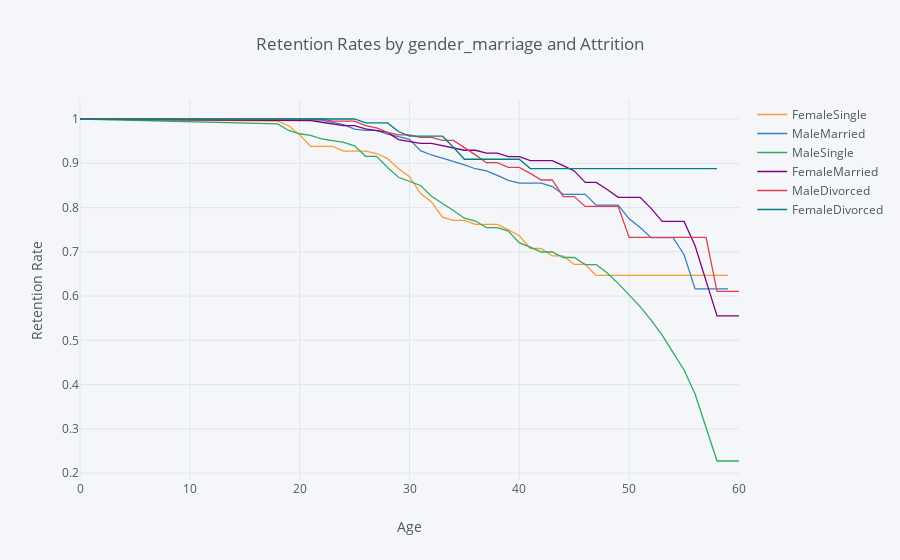

This figure's notebook cell:
### Markdown cell above
## 6. Now that we have looked at the retention rates by gender and marital status individually, let's look at them together. 

Create a new field in the data set that concatenates marital status and gender, and then generate and plot a survival curve that shows the retention by this new field over the age of the employee.

### Code cell
data["gender_marriage"] = data["Gender"] + data["MaritalStatus"]
retention6= survival(data,'gender_marriage','Age','Attrition')
retention6.iplot(kind='line', xTitle='Age', yTitle='Retention Rate',
            title='Retention Rates by gender_marriage and Attrition')

### Figure 1 — Plotly figure (JSON) as saved in the notebook; plotly's stock layout.template omitted (floating-point values rounded to 4 significant figures)
{"data": [{"line": {"color": "rgba(255, 153, 51, 1.0)", "dash": "solid", "shape": "linear", "width": 1.3}, "mode": "lines", "name": "FemaleSingle", "text": "", "type": "scatter", "uid": "e474d70a-fa34-4120-b6d9-98bb3934faf2", "x": [0, 18, 19, 20, 21, 22, 23, 24, 25, 26, 27, 28, 29, 30, 31, 32, 33, 34, 35, 36, 37, 38, 39, 40, 41, 42, 43, 44, 45, 46, 47, 48, 49, 50, 51, 52, 53, 54, 55, 56, 57, 58, 59, 60], "y": [1, 0.995, 0.9848, 0.9641, 0.9381, 0.9381, 0.9381, 0.9275, 0.9275, 0.9275, 0.922, 0.9106, 0.8874, 0.8697, 0.8322, 0.8125, 0.7781, 0.7709, 0.7709, 0.7619, 0.7619, 0.7619, 0.7497, 0.7363, 0.7074, 0.7074, 0.6906, 0.6906, 0.6714, 0.6714, 0.6465, 0.6465, 0.6465, 0.6465, 0.6465, 0.6465, 0.6465, 0.6465, 0.6465, 0.6465, 0.6465, 0.6465, 0.6465, ""]}, {"line": {"color": "rgba(55, 128, 191, 1.0)", "dash": "solid", "shape": "linear", "width": 1.3}, "mode": "lines", "name": "MaleMarried", "text": "", "type": "scatter", "uid": "a3f83c1b-bece-4af5-a9c0-a2c7e5a0f7c1", "x": [0, 18, 19, 20, 21, 22, 23, 24, 25, 26, 27, 28, 29, 30, 31, 32, 33, 34, 35, 36, 37, 38, 39, 40, 41, 42, 43, 44, 45, 46, 47, 48, 49, 50, 51, 52, 53, 54, 55, 56, 57, 58, 59, 60], "y": [1, 0.9988, 0.9988, 0.9988, 0.9988, 0.9975, 0.9925, 0.9874, 0.977, 0.9743, 0.9743, 0.9659, 0.96, 0.954, 0.9286, 0.9187, 0.9116, 0.9043, 0.8964, 0.8876, 0.8828, 0.8726, 0.8614, 0.8553, 0.8553, 0.8553, 0.8473, 0.8299, 0.8299, 0.8299, 0.8055, 0.8055, 0.8055, 0.7745, 0.7546, 0.7318, 0.7318, 0.7318, 0.6932, 0.6162, 0.6162, 0.6162, 0.6162, ""]}, {"line": {"color": "rgba(50, 171, 96, 1.0)", "dash": "solid", "shape": "linear", "width": 1.3}, "mode": "lines", "name": "MaleSingle", "text": "", "type": "scatter", "uid": "dcd3b35c-8345-499f-902d-ed6254e942c6", "x": [0, 18, 19, 20, 21, 22, 23, 24, 25, 26, 27, 28, 29, 30, 31, 32, 33, 34, 35, 36, 37, 38, 39, 40, 41, 42, 43, 44, 45, 46, 47, 48, 49, 50, 51, 52, 53, 54, 55, 56, 57, 58, 59, 60], "y": [1, 0.9889, 0.9741, 0.9667, 0.9629, 0.9552, 0.9513, 0.9474, 0.9395, 0.9156, 0.9156, 0.8903, 0.8684, 0.8592, 0.8497, 0.8254, 0.8099, 0.7935, 0.776, 0.7694, 0.7548, 0.7548, 0.7466, 0.7199, 0.7103, 0.6995, 0.6995, 0.6871, 0.6871, 0.6711, 0.6711, 0.6519, 0.6286, 0.6035, 0.576, 0.5457, 0.5116, 0.4723, 0.4329, 0.3788, 0.303, 0.2273, 0.2273, 0.2273]}, {"line": {"color": "rgba(128, 0, 128, 1.0)", "dash": "solid", "shape": "linear", "width": 1.3}, "mode": "lines", "name": "FemaleMarried", "text": "", "type": "scatter", "uid": "3de5ba36-8b05-46d2-8e9b-41ddcf71d647", "x": [0, 18, 19, 20, 21, 22, 23, 24, 25, 26, 27, 28, 29, 30, 31, 32, 33, 34, 35, 36, 37, 38, 39, 40, 41, 42, 43, 44, 45, 46, 47, 48, 49, 50, 51, 52, 53, 54, 55, 56, 57, 58, 59, 60], "y": [1, 0.9963, 0.9963, 0.9963, 0.9963, 0.9926, 0.9889, 0.9852, 0.9852, 0.9777, 0.9738, 0.9698, 0.9535, 0.9493, 0.9449, 0.9449, 0.94, 0.9349, 0.9294, 0.9294, 0.9228, 0.9228, 0.9151, 0.9151, 0.9058, 0.9058, 0.9058, 0.8946, 0.8827, 0.8568, 0.8568, 0.8406, 0.8231, 0.8231, 0.8231, 0.7981, 0.7686, 0.7686, 0.7686, 0.7137, 0.6344, 0.5551, 0.5551, 0.5551]}, {"line": {"color": "rgba(219, 64, 82, 1.0)", "dash": "solid", "shape": "linear", "width": 1.3}, "mode": "lines", "name": "MaleDivorced", "text": "", "type": "scatter", "uid": "fd77bcf7-4d52-4a91-9b36-6ad0f5c52ff3", "x": [0, 18, 19, 20, 21, 22, 23, 24, 25, 26, 27, 28, 29, 30, 31, 32, 33, 34, 35, 36, 37, 38, 39, 40, 41, 42, 43, 44, 45, 46, 47, 48, 49, 50, 51, 52, 53, 54, 55, 56, 57, 58, 59, 60], "y": [1, 1, 1, 1, 1, 1, 0.9952, 0.9952, 0.9952, 0.9852, 0.9802, 0.9697, 0.9643, 0.9643, 0.9583, 0.9583, 0.9515, 0.9515, 0.9357, 0.919, 0.9013, 0.9013, 0.8906, 0.8906, 0.8773, 0.8621, 0.8621, 0.8247, 0.8247, 0.8024, 0.8024, 0.8024, 0.8024, 0.7326, 0.7326, 0.7326, 0.7326, 0.7326, 0.7326, 0.7326, 0.7326, 0.6105, 0.6105, 0.6105]}, {"line": {"color": "rgba(0, 128, 128, 1.0)", "dash": "solid", "shape": "linear", "width": 1.3}, "mode": "lines", "name": "FemaleDivorced", "text": "", "type": "scatter", "uid": "70d61533-90ff-4557-a5c1-3e0781a52594", "x": [0, 18, 19, 20, 21, 22, 23, 24, 25, 26, 27, 28, 29, 30, 31, 32, 33, 34, 35, 36, 37, 38, 39, 40, 41, 42, 43, 44, 45, 46, 47, 48, 49, 50, 51, 52, 53, 54, 55, 56, 57, 58, 59, 60], "y": [1, 1, 1, 1, 1, 1, 1, 1, 1, 0.9912, 0.9912, 0.9912, 0.9717, 0.9612, 0.9612, 0.9612, 0.9612, 0.9362, 0.9091, 0.9091, 0.9091, 0.9091, 0.9091, 0.9091, 0.8879, 0.8879, 0.8879, 0.8879, 0.8879, 0.8879, 0.8879, 0.8879, 0.8879, 0.8879, 0.8879, 0.8879, 0.8879, 0.8879, 0.8879, 0.8879, 0.8879, 0.8879, "", ""]}], "layout": {"legend": {"bgcolor": "#F5F6F9", "font": {"color": "#4D5663"}}, "paper_bgcolor": "#F5F6F9", "plot_bgcolor": "#F5F6F9", "title": {"font": {"color": "#4D5663"}, "text": "Retention Rates by gender_marriage and Attrition"}, "xaxis": {"gridcolor": "#E1E5ED", "showgrid": true, "tickfont": {"color": "#4D5663"}, "title": {"font": {"color": "#4D5663"}, "text": "Age"}, "zerolinecolor": "#E1E5ED"}, "yaxis": {"gridcolor": "#E1E5ED", "showgrid": true, "tickfont": {"color": "#4D5663"}, "title": {"font": {"color": "#4D5663"}, "text": "Retention Rate"}, "zerolinecolor": "#E1E5ED"}}}
